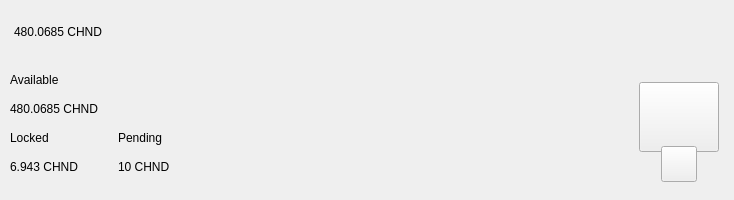
<?xml version="1.0" encoding="UTF-8"?>
<ui version="4.0">
 <class>TopBar</class>
 <widget class="QWidget" name="TopBar">
  <property name="geometry">
   <rect>
    <x>0</x>
    <y>0</y>
    <width>734</width>
    <height>200</height>
   </rect>
  </property>
  <property name="minimumSize">
   <size>
    <width>0</width>
    <height>200</height>
   </size>
  </property>
  <property name="maximumSize">
   <size>
    <width>16777215</width>
    <height>200</height>
   </size>
  </property>
  <property name="windowTitle">
   <string>Form</string>
  </property>
  <layout class="QVBoxLayout" name="verticalLayout_10" stretch="0">
   <property name="spacing">
    <number>0</number>
   </property>
   <property name="leftMargin">
    <number>0</number>
   </property>
   <property name="topMargin">
    <number>0</number>
   </property>
   <property name="rightMargin">
    <number>0</number>
   </property>
   <property name="bottomMargin">
    <number>0</number>
   </property>
   <item>
    <widget class="PFBorderImage" name="containerTop" native="true">
     <layout class="QVBoxLayout" name="verticalLayout_11">
      <property name="spacing">
       <number>0</number>
      </property>
      <property name="leftMargin">
       <number>0</number>
      </property>
      <property name="topMargin">
       <number>0</number>
      </property>
      <property name="rightMargin">
       <number>0</number>
      </property>
      <property name="bottomMargin">
       <number>0</number>
      </property>
      <item>
       <widget class="QWidget" name="top_container_2" native="true">
        <property name="minimumSize">
         <size>
          <width>0</width>
          <height>65</height>
         </size>
        </property>
        <layout class="QHBoxLayout" name="top_container">
         <property name="spacing">
          <number>0</number>
         </property>
         <property name="leftMargin">
          <number>14</number>
         </property>
         <property name="topMargin">
          <number>0</number>
         </property>
         <property name="rightMargin">
          <number>14</number>
         </property>
         <property name="bottomMargin">
          <number>0</number>
         </property>
         <item alignment="Qt::AlignVCenter">
          <widget class="QWidget" name="widgetTopAmount" native="true">
           <property name="sizePolicy">
            <sizepolicy hsizetype="Preferred" vsizetype="Maximum">
             <horstretch>0</horstretch>
             <verstretch>0</verstretch>
            </sizepolicy>
           </property>
           <layout class="QHBoxLayout" name="horizontalLayout_5">
            <property name="spacing">
             <number>0</number>
            </property>
            <property name="leftMargin">
             <number>0</number>
            </property>
            <property name="topMargin">
             <number>0</number>
            </property>
            <property name="rightMargin">
             <number>0</number>
            </property>
            <property name="bottomMargin">
             <number>0</number>
            </property>
            <item alignment="Qt::AlignTop">
             <widget class="QLabel" name="labelAmountTopCHND">
              <property name="minimumSize">
               <size>
                <width>0</width>
                <height>36</height>
               </size>
              </property>
              <property name="styleSheet">
               <string notr="true">padding:0px;margin:0px;</string>
              </property>
              <property name="text">
               <string>480.0685 CHND</string>
              </property>
             </widget>
            </item>
            <item>
             <spacer name="horizontalSpacer_11">
              <property name="orientation">
               <enum>Qt::Horizontal</enum>
              </property>
              <property name="sizeType">
               <enum>QSizePolicy::Fixed</enum>
              </property>
              <property name="sizeHint" stdset="0">
               <size>
                <width>20</width>
                <height>20</height>
               </size>
              </property>
             </spacer>
            </item>
            <item>
             <spacer name="horizontalSpacer_12">
              <property name="orientation">
               <enum>Qt::Horizontal</enum>
              </property>
              <property name="sizeType">
               <enum>QSizePolicy::Fixed</enum>
              </property>
              <property name="sizeHint" stdset="0">
               <size>
                <width>20</width>
                <height>20</height>
               </size>
              </property>
             </spacer>
            </item>
           </layout>
          </widget>
         </item>
         <item>
          <spacer name="horizontalSpacer">
           <property name="orientation">
            <enum>Qt::Horizontal</enum>
           </property>
           <property name="sizeHint" stdset="0">
            <size>
             <width>40</width>
             <height>20</height>
            </size>
           </property>
          </spacer>
         </item>
         <item>
          <layout class="QHBoxLayout" name="horizontalLayout_4">
           <property name="spacing">
            <number>12</number>
           </property>
           <property name="rightMargin">
            <number>0</number>
           </property>
           <item alignment="Qt::AlignRight">
            <widget class="QWidget" name="layoutSync" native="true">
             <property name="minimumSize">
              <size>
               <width>0</width>
               <height>36</height>
              </size>
             </property>
             <property name="maximumSize">
              <size>
               <width>16777215</width>
               <height>36</height>
              </size>
             </property>
             <layout class="QVBoxLayout" name="verticalLayout_9">
              <property name="leftMargin">
               <number>0</number>
              </property>
              <property name="topMargin">
               <number>0</number>
              </property>
              <property name="rightMargin">
               <number>0</number>
              </property>
              <property name="bottomMargin">
               <number>0</number>
              </property>
              <item>
               <widget class="ExpandableButton" name="pushButtonSync" native="true">
                <property name="minimumSize">
                 <size>
                  <width>36</width>
                  <height>36</height>
                 </size>
                </property>
                <property name="maximumSize">
                 <size>
                  <width>16777215</width>
                  <height>36</height>
                 </size>
                </property>
               </widget>
              </item>
             </layout>
            </widget>
           </item>
           <item>
            <widget class="ExpandableButton" name="pushButtonStack" native="true">
             <property name="minimumSize">
              <size>
               <width>36</width>
               <height>36</height>
              </size>
             </property>
            </widget>
           </item>
           <item>
            <widget class="ExpandableButton" name="pushButtonHardfork" native="true">
             <property name="minimumSize">
              <size>
               <width>36</width>
               <height>36</height>
              </size>
             </property>
            </widget>
           </item>
           <item>
            <widget class="ExpandableButton" name="pushButtonColdStaking" native="true">
             <property name="minimumSize">
              <size>
               <width>36</width>
               <height>36</height>
              </size>
             </property>
            </widget>
           </item>
           <item>
            <widget class="ExpandableButton" name="pushButtonConnection" native="true">
             <property name="minimumSize">
              <size>
               <width>36</width>
               <height>36</height>
              </size>
             </property>
            </widget>
           </item>
           <item>
            <widget class="ExpandableButton" name="pushButtonTor" native="true">
             <property name="minimumSize">
              <size>
               <width>36</width>
               <height>36</height>
              </size>
             </property>
            </widget>
           </item>
           <item>
            <widget class="ExpandableButton" name="pushButtonHDEnabled" native="true">
             <property name="minimumSize">
              <size>
               <width>36</width>
               <height>36</height>
              </size>
             </property>
            </widget>
           </item>
           <item>
            <widget class="ExpandableButton" name="pushButtonLock" native="true">
             <property name="sizePolicy">
              <sizepolicy hsizetype="Expanding" vsizetype="Expanding">
               <horstretch>0</horstretch>
               <verstretch>0</verstretch>
              </sizepolicy>
             </property>
             <property name="minimumSize">
              <size>
               <width>36</width>
               <height>0</height>
              </size>
             </property>
            </widget>
           </item>
           <item>
            <widget class="ExpandableButton" name="pushButtonTheme" native="true">
             <property name="minimumSize">
              <size>
               <width>36</width>
               <height>36</height>
              </size>
             </property>
             <property name="maximumSize">
              <size>
               <width>16777215</width>
               <height>36</height>
              </size>
             </property>
            </widget>
           </item>
           <item>
            <widget class="ExpandableButton" name="pushButtonFAQ" native="true">
             <property name="minimumSize">
              <size>
               <width>36</width>
               <height>36</height>
              </size>
             </property>
            </widget>
           </item>
          </layout>
         </item>
        </layout>
       </widget>
      </item>
      <item>
       <widget class="QWidget" name="bottom_container" native="true">
        <property name="minimumSize">
         <size>
          <width>0</width>
          <height>135</height>
         </size>
        </property>
        <layout class="QHBoxLayout" name="botton_container">
         <property name="leftMargin">
          <number>10</number>
         </property>
         <property name="topMargin">
          <number>0</number>
         </property>
         <property name="rightMargin">
          <number>10</number>
         </property>
         <property name="bottomMargin">
          <number>10</number>
         </property>
         <item>
          <layout class="QHBoxLayout" name="horizontalLayout_3">
           <property name="bottomMargin">
            <number>9</number>
           </property>
           <item>
            <layout class="QVBoxLayout" name="verticalLayout_7">
             <property name="spacing">
              <number>0</number>
             </property>
             <property name="leftMargin">
              <number>0</number>
             </property>
             <property name="rightMargin">
              <number>30</number>
             </property>
             <item>
              <layout class="QVBoxLayout" name="verticalLayout_2">
               <item>
                <widget class="QLabel" name="labelTitle1">
                 <property name="text">
                  <string>Available</string>
                 </property>
                </widget>
               </item>
               <item>
                <widget class="QLabel" name="labelAmountCHND">
                 <property name="text">
                  <string>480.0685 CHND</string>
                 </property>
                </widget>
               </item>
              </layout>
             </item>
             <item>
              <layout class="QHBoxLayout" name="horizontalLayout_2">
               <property name="spacing">
                <number>0</number>
               </property>
               <item>
                <layout class="QVBoxLayout" name="verticalLayout_3">
                 <item>
                  <widget class="QLabel" name="labelTitle3">
                   <property name="text">
                    <string>Locked</string>
                   </property>
                  </widget>
                 </item>
                 <item>
                  <widget class="QLabel" name="labelLockedCHND">
                   <property name="text">
                    <string>6.943 CHND</string>
                   </property>
                  </widget>
                 </item>
                </layout>
               </item>
               <item>
                <spacer name="horizontalSpacer_3">
                 <property name="orientation">
                  <enum>Qt::Horizontal</enum>
                 </property>
                 <property name="sizeType">
                  <enum>QSizePolicy::Fixed</enum>
                 </property>
                 <property name="sizeHint" stdset="0">
                  <size>
                   <width>40</width>
                   <height>20</height>
                  </size>
                 </property>
                </spacer>
               </item>
               <item>
                <layout class="QVBoxLayout" name="verticalLayout_4">
                 <item>
                  <widget class="QLabel" name="labelTitle4">
                   <property name="text">
                    <string>Pending</string>
                   </property>
                  </widget>
                 </item>
                 <item>
                  <widget class="QLabel" name="labelPendingCHND">
                   <property name="text">
                    <string>10 CHND</string>
                   </property>
                  </widget>
                 </item>
                </layout>
               </item>
              </layout>
             </item>
            </layout>
           </item>
          </layout>
         </item>
         <item>
          <spacer name="horizontalSpacer_2">
           <property name="orientation">
            <enum>Qt::Horizontal</enum>
           </property>
           <property name="sizeHint" stdset="0">
            <size>
             <width>40</width>
             <height>20</height>
            </size>
           </property>
          </spacer>
         </item>
         <item alignment="Qt::AlignHCenter|Qt::AlignVCenter">
          <widget class="QWidget" name="qrContainer" native="true">
           <property name="sizePolicy">
            <sizepolicy hsizetype="Preferred" vsizetype="Minimum">
             <horstretch>0</horstretch>
             <verstretch>0</verstretch>
            </sizepolicy>
           </property>
           <property name="minimumSize">
            <size>
             <width>90</width>
             <height>110</height>
            </size>
           </property>
           <property name="maximumSize">
            <size>
             <width>90</width>
             <height>110</height>
            </size>
           </property>
           <layout class="QVBoxLayout" name="containerQR">
            <property name="spacing">
             <number>0</number>
            </property>
            <property name="leftMargin">
             <number>5</number>
            </property>
            <property name="topMargin">
             <number>10</number>
            </property>
            <property name="rightMargin">
             <number>5</number>
            </property>
            <property name="bottomMargin">
             <number>0</number>
            </property>
            <item>
             <widget class="QPushButton" name="btnQr">
              <property name="minimumSize">
               <size>
                <width>70</width>
                <height>70</height>
               </size>
              </property>
              <property name="maximumSize">
               <size>
                <width>16777215</width>
                <height>70</height>
               </size>
              </property>
              <property name="focusPolicy">
               <enum>Qt::NoFocus</enum>
              </property>
              <property name="text">
               <string/>
              </property>
              <property name="iconSize">
               <size>
                <width>70</width>
                <height>70</height>
               </size>
              </property>
             </widget>
            </item>
            <item>
             <spacer name="verticalSpacer">
              <property name="orientation">
               <enum>Qt::Vertical</enum>
              </property>
              <property name="sizeType">
               <enum>QSizePolicy::Fixed</enum>
              </property>
              <property name="sizeHint" stdset="0">
               <size>
                <width>20</width>
                <height>20</height>
               </size>
              </property>
             </spacer>
            </item>
            <item alignment="Qt::AlignHCenter|Qt::AlignBottom">
             <widget class="QPushButton" name="pushButtonQR">
              <property name="minimumSize">
               <size>
                <width>36</width>
                <height>36</height>
               </size>
              </property>
              <property name="maximumSize">
               <size>
                <width>36</width>
                <height>36</height>
               </size>
              </property>
              <property name="focusPolicy">
               <enum>Qt::NoFocus</enum>
              </property>
              <property name="text">
               <string/>
              </property>
             </widget>
            </item>
           </layout>
          </widget>
         </item>
        </layout>
       </widget>
      </item>
     </layout>
    </widget>
   </item>
  </layout>
 </widget>
 <customwidgets>
  <customwidget>
   <class>ExpandableButton</class>
   <extends>QWidget</extends>
   <header>qt/pivx/expandablebutton.h</header>
   <container>1</container>
  </customwidget>
  <customwidget>
   <class>PFBorderImage</class>
   <extends>QFrame</extends>
   <header>qt/pivx/pfborderimage.h</header>
   <container>1</container>
  </customwidget>
 </customwidgets>
 <resources/>
 <connections/>
</ui>
